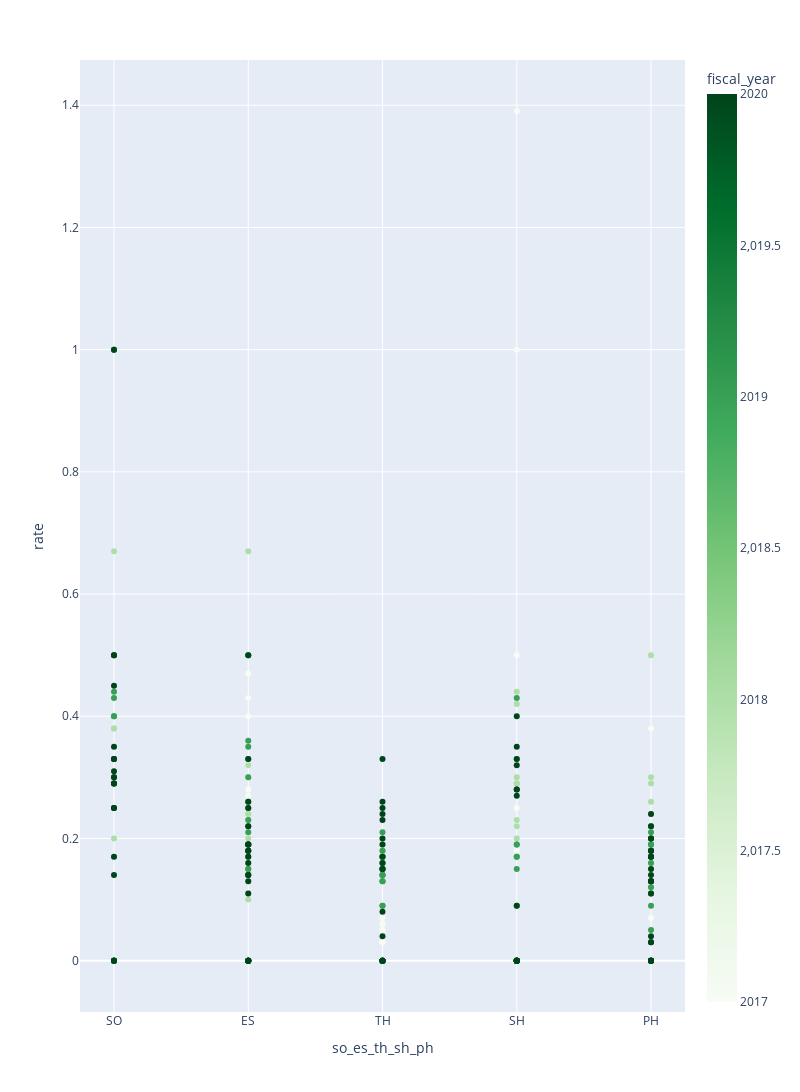

Notebook code cell kept with this figure:
### Code cell
fig1 = px.scatter(df_return_to_homelessness,x='so_es_th_sh_ph', y='rate',color='fiscal_year',hover_name='specific_demographic',hover_data=['fiscal_year_end','demographic_category'], width=800, height= 1200, color_continuous_scale= 'greens')
fig1.show()

### Figure 1 — Plotly figure (JSON) as saved in the notebook; plotly's stock layout.template omitted (floating-point values rounded to 4 significant figures; data arrays with more than 128 entries replaced by an {"elided": "..."} marker saying what was removed)
{"data": [{"customdata": {"elided": "490x2 str values"}, "hovertemplate": "<b>%{hovertext}</b><br><br>so_es_th_sh_ph=%{x}<br>rate=%{y}<br>fiscal_year_end=%{customdata[0]}<br>demographic_category=%{customdata[1]}<br>fiscal_year=%{marker.color}<extra></extra>", "hovertext": {"elided": "490 str values"}, "legendgroup": "", "marker": {"color": {"elided": "490 int values"}, "coloraxis": "coloraxis", "symbol": "circle"}, "mode": "markers", "name": "", "orientation": "v", "showlegend": false, "type": "scatter", "x": {"elided": "490 str values"}, "xaxis": "x", "y": {"elided": "490 float values"}, "yaxis": "y"}], "layout": {"coloraxis": {"colorbar": {"title": {"text": "fiscal_year"}}, "colorscale": [[0, "rgb(247,252,245)"], [0.125, "rgb(229,245,224)"], [0.25, "rgb(199,233,192)"], [0.375, "rgb(161,217,155)"], [0.5, "rgb(116,196,118)"], [0.625, "rgb(65,171,93)"], [0.75, "rgb(35,139,69)"], [0.875, "rgb(0,109,44)"], [1, "rgb(0,68,27)"]]}, "height": 1200, "legend": {"tracegroupgap": 0}, "margin": {"t": 60}, "width": 800, "xaxis": {"anchor": "y", "domain": [0, 1], "title": {"text": "so_es_th_sh_ph"}}, "yaxis": {"anchor": "x", "domain": [0, 1], "title": {"text": "rate"}}}}
